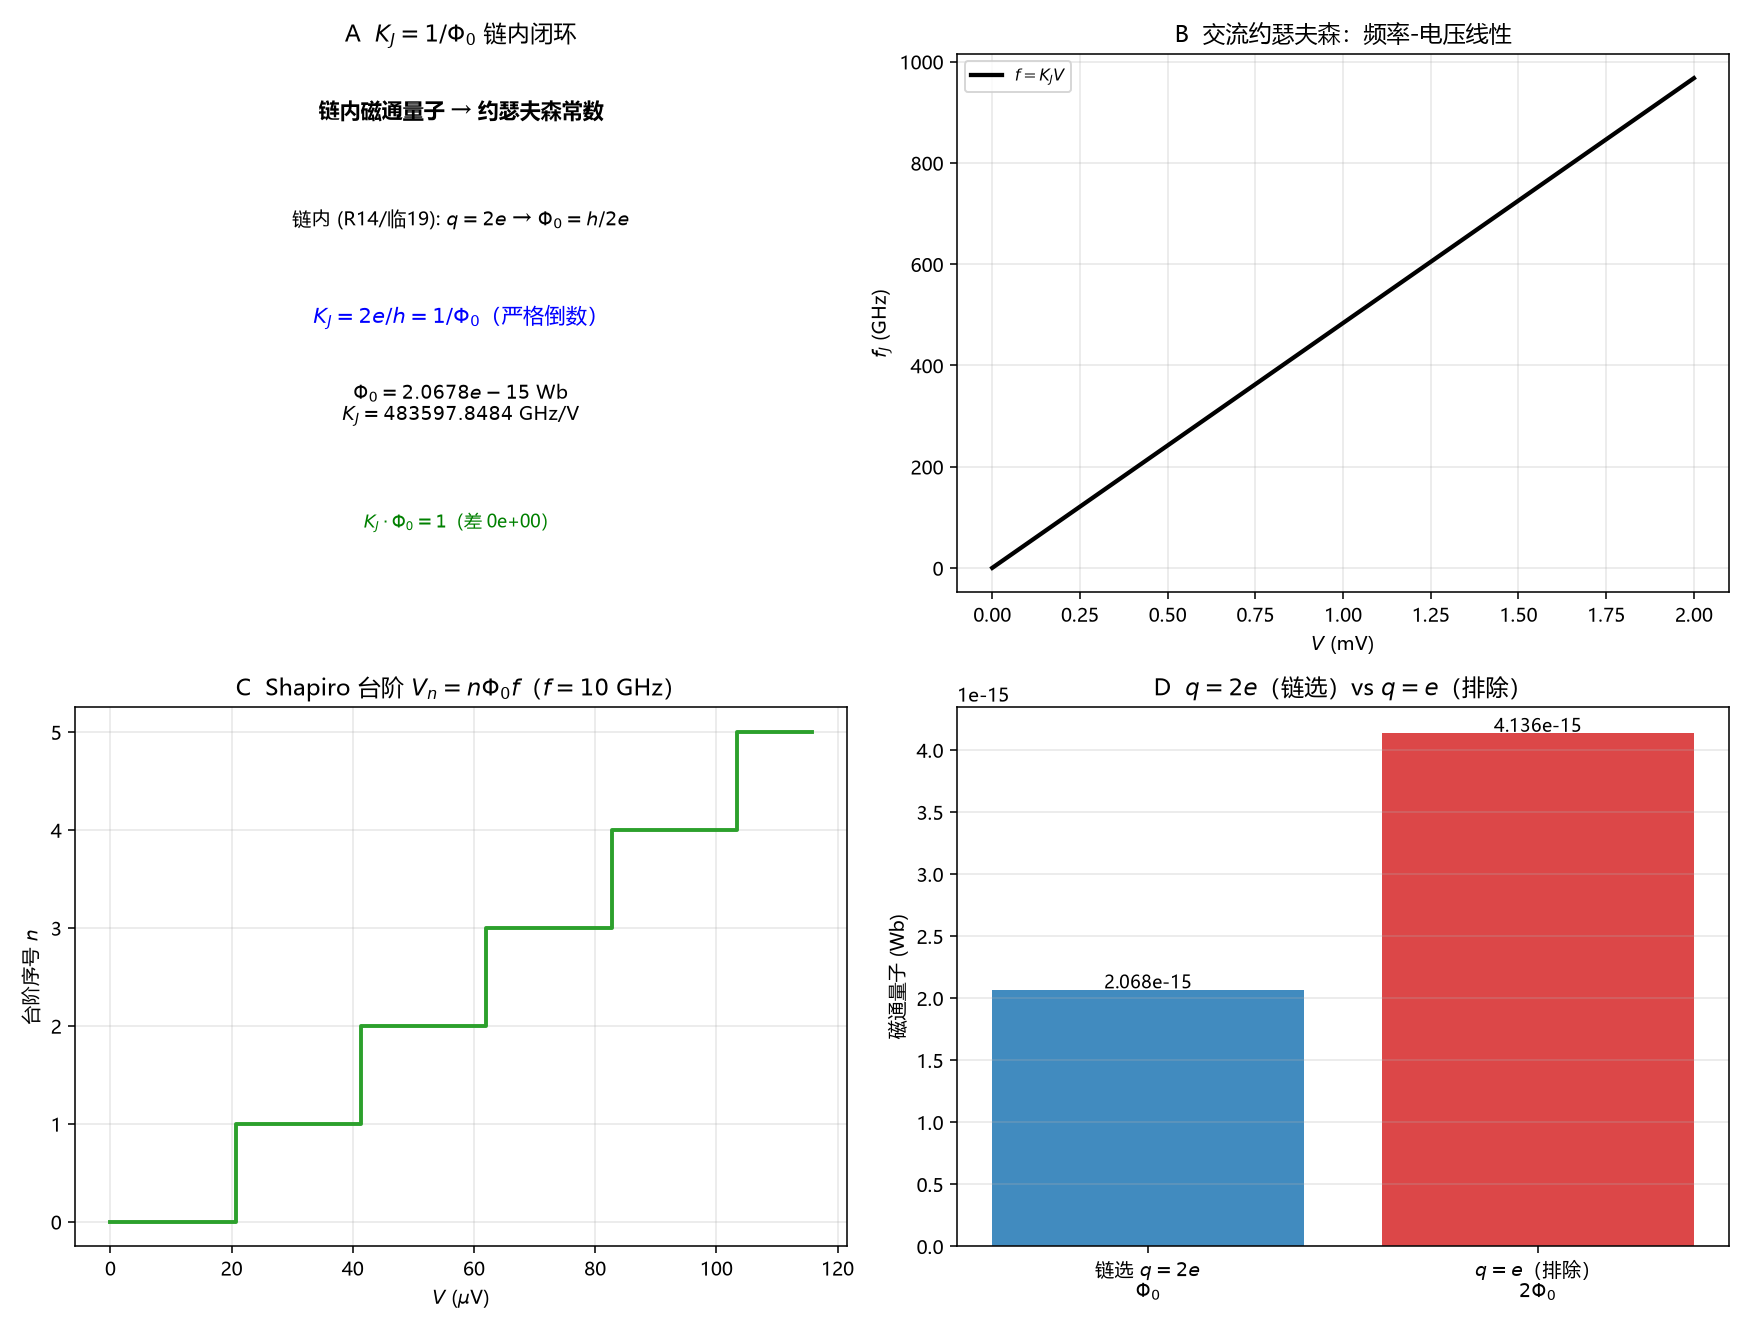

This chart was generated by the following Python code:
# -*- coding: utf-8 -*-
"""
预注册判定 R21：交流约瑟夫森相位动力学与 KJ=1/Phi0（非拟合）
=============================================================
链内 Phi0=h/2e (R14/临19) -> KJ=2e/h=1/Phi0 严格倒数闭环。
AC 约瑟夫森 f=KJ V，Shapiro Vn=n Phi0 f。2019 SI 精确常数核对。

复跑：python "10 探索/超导第一性研究/04_计算验证/R21_交流约瑟夫森计量闭环.py"
"""
import csv
import math
import os
import sys

try:
    sys.stdout.reconfigure(encoding="utf-8")
except Exception:
    pass

import numpy as np
import matplotlib
matplotlib.use("Agg")
import matplotlib.pyplot as plt

plt.rcParams["font.sans-serif"] = ["Microsoft YaHei", "SimHei", "DejaVu Sans"]
plt.rcParams["axes.unicode_minus"] = False

OUT = os.path.dirname(os.path.abspath(__file__))
# 2019 SI 精确常数
H = 6.62607015e-34      # J s (exact)
E = 1.602176634e-19     # C (exact)
KJ = 2 * E / H          # Hz/V
PHI0 = H / (2 * E)      # Wb
KJ_CODATA = 483597.848416984e9   # Hz/V
PHI0_CODATA = 2.067833848e-15    # Wb


def main():
    # P1 倒数闭环 + KJ 对 CODATA
    inv_err = abs(KJ * PHI0 - 1.0)
    assert inv_err < 1e-12, "P1: KJ*Phi0=1"
    kj_err = abs(KJ - KJ_CODATA) / KJ_CODATA
    assert kj_err < 1e-12, "P1: KJ 对 CODATA"
    # P2 Phi0 对 CODATA
    phi_err = abs(PHI0 - PHI0_CODATA) / PHI0_CODATA
    assert phi_err < 1e-9, "P2: Phi0 对 CODATA"

    # P3 AC 约瑟夫森线性 f = KJ V
    Vs = np.linspace(0, 2e-3, 100)   # 0-2 mV
    fs = KJ * Vs
    slope = np.polyfit(Vs, fs, 1)[0]
    assert abs(slope - KJ) / KJ < 1e-12, "P3: f=KJ V 线性"

    # P4 Shapiro Vn = n Phi0 f, f=10 GHz
    f_mw = 10e9
    n = np.arange(0, 6)
    Vn = n * PHI0 * f_mw
    V1_analytic = PHI0 * f_mw
    assert abs(Vn[1] - V1_analytic) < 1e-18, "P4: Shapiro V1"

    # P5 q=e 分支判别
    Phi0_e = H / E
    KJ_e = E / H
    assert abs(Phi0_e - 2 * PHI0) < 1e-30 and abs(KJ_e - KJ / 2) < 1e-6, "P5: q=e 分支"

    print("R21 交流约瑟夫森计量闭环（A 类闭环＋B 类工具＋SI 精确常数）：")
    print("  P1 KJ*Phi0 = %.15f (1.0)，KJ=%.6f GHz/V 对 CODATA 差 %.2e" %
          (KJ * PHI0, KJ / 1e9, kj_err))
    print("  P2 Phi0 = %.12e Wb 对 CODATA 差 %.2e" % (PHI0, phi_err))
    print("  P3 f=KJ V 线性斜率 %.6e Hz/V（对 KJ 差 %.2e）" % (slope, abs(slope-KJ)/KJ))
    print("  P4 Shapiro V1(f=10GHz) = %.6f mV = %.3f μV" % (V1_analytic*1e3, V1_analytic*1e6))
    print("  P5 q=e 分支: Phi0'=%.4e Wb (2x), KJ'=%.3f GHz/V (1/2)——链排除" % (Phi0_e, KJ_e/1e9))
    print("  全部断言通过（非拟合）")

    # 图
    fig, axes = plt.subplots(2, 2, figsize=(12.5, 9.5))

    ax = axes[0, 0]
    ax.text(0.5, 0.88, "链内磁通量子 → 约瑟夫森常数", ha="center", fontsize=11, weight="bold")
    ax.text(0.5, 0.68, "链内 (R14/临19): $q=2e$ → $\\Phi_0=h/2e$", ha="center", fontsize=10)
    ax.text(0.5, 0.50, "$K_J=2e/h=1/\\Phi_0$（严格倒数）", ha="center", fontsize=11, color="blue")
    ax.text(0.5, 0.32, "$\\Phi_0=%.4e$ Wb\n$K_J=%.4f$ GHz/V" % (PHI0, KJ/1e9),
            ha="center", fontsize=10)
    ax.text(0.5, 0.12, "$K_J\\cdot\\Phi_0=1$（差 %.0e）" % inv_err, ha="center", fontsize=9, color="green")
    ax.set_xlim(0, 1); ax.set_ylim(0, 1); ax.axis("off")
    ax.set_title("A  $K_J=1/\\Phi_0$ 链内闭环")

    ax = axes[0, 1]
    ax.plot(Vs * 1e3, fs / 1e9, "k-", lw=2.2, label="$f=K_J V$")
    ax.set_xlabel("$V$ (mV)"); ax.set_ylabel("$f_J$ (GHz)")
    ax.set_title("B  交流约瑟夫森：频率-电压线性")
    ax.legend(fontsize=8); ax.grid(alpha=0.3)

    ax = axes[1, 0]
    steps_x = []
    for ni, vi in zip(n, Vn):
        steps_x.extend([vi*1e6, (vi+0.6*PHI0*f_mw)*1e6])
    y_step = []
    for ni in n:
        y_step.extend([ni, ni])
    ax.step(steps_x, y_step, where="post", color="tab:green", lw=2)
    ax.set_xlabel("$V$ ($\\mu$V)"); ax.set_ylabel("台阶序号 $n$")
    ax.set_title("C  Shapiro 台阶 $V_n=n\\Phi_0 f$（$f=10$ GHz）")
    ax.grid(alpha=0.3)

    ax = axes[1, 1]
    labels = ["链选 $q=2e$\n$\\Phi_0$", "$q=e$（排除）\n$2\\Phi_0$"]
    vals = [PHI0, Phi0_e]
    bars = ax.bar(labels, vals, color=["tab:blue", "tab:red"], alpha=0.85)
    ax.set_ylabel("磁通量子 (Wb)")
    for b, v in zip(bars, vals):
        ax.text(b.get_x()+b.get_width()/2, v+1e-17, "%.3e" % v, ha="center", fontsize=9)
    ax.set_title("D  $q=2e$（链选）vs $q=e$（排除）")
    ax.grid(alpha=0.3, axis="y")

    fig.tight_layout()
    png = os.path.join(OUT, "R21_交流约瑟夫森计量闭环.png")
    fig.savefig(png, dpi=140)
    plt.close(fig)

    summary = [
        ["KJ·Phi0", "%.15f" % (KJ*PHI0), "倒数闭环（相对差 %.0e）" % inv_err],
        ["KJ", "%.6f GHz/V" % (KJ/1e9), "CODATA 精确值，差 %.2e" % kj_err],
        ["Phi0", "%.12e Wb" % PHI0, "CODATA 差 %.2e" % phi_err],
        ["AC 线性", "f=KJ V", "斜率差 %.2e" % (abs(slope-KJ)/KJ)],
        ["Shapiro V1", "%.3f μV" % (V1_analytic*1e6), "f=10 GHz"],
        ["q=e 分支", "排除", "链内 12.A 模式集 n∈2Z"],
        ["类别", "A 类闭环＋B 类工具", "SI h,e 外生定义；Phi0 链内"],
    ]
    with open(os.path.join(OUT, "R21_交流约瑟夫森计量闭环_摘要.csv"),
              "w", newline="", encoding="utf-8-sig") as fo:
        w = csv.writer(fo); w.writerow(["量","值","说明"]); w.writerows(summary)

    print("图:", png)


if __name__ == "__main__":
    main()
